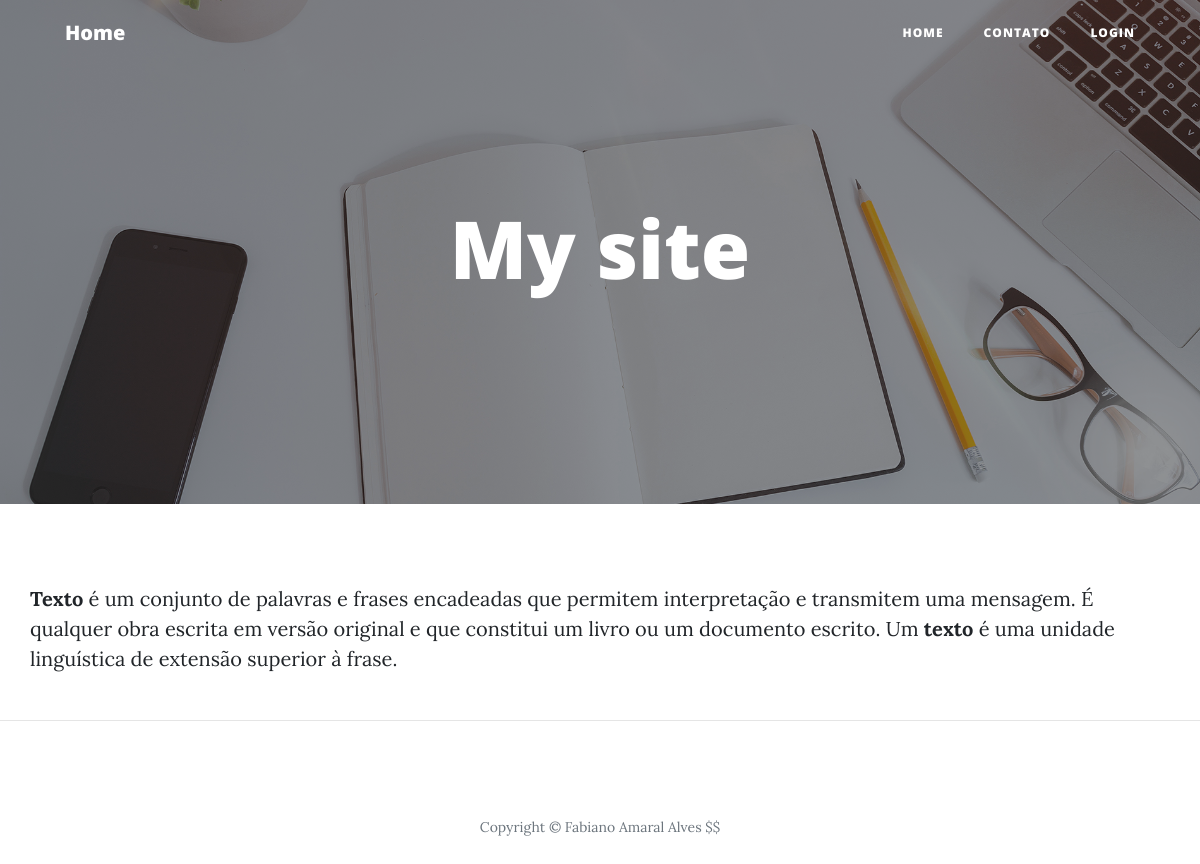
Page /post/my-site/ on the committed database.
### blog/models.py (models this page shows, shortened)
class Post(models.Model):
    STATUS = (
        ('draft', 'Draft'),
        ('published', 'Published'),
    )
    title = models.CharField(verbose_name="Titulo", max_length=250)
    slug = models.SlugField(max_length=250)
    author = models.ForeignKey(User, on_delete=models.CASCADE)
    category = models.ManyToManyField(Category, related_name="get_posts")
    image = models.ImageField(upload_to="blog", blank=True, null=True)
    content = RichTextField(verbose_name="Conteudo")
    published = models.DateTimeField(default=timezone.now)
    created = models.DateTimeField(auto_now_add=True)
    changed = models.DateTimeField(auto_now=True)
    status = models.CharField(max_length=10, choices=STATUS, default='draft')
    objects = models.Manager()
    published1 = PublishedManager()
    class Meta:
        ordering = ('-published',)

### blog/views.py (the view)
# urls.py: path('post/<slug:slug>/', views.BlogDetailView.as_view(), name='post_detail'),
class BlogDetailView(DetailView):
    model = Post
    template_name = 'blog/post_detail.html'

### social/processors.py (called while the page is built)
def ctx_social(request):
    ctx_dict = {}
    links = Link.objects.all()
    for link in links:
        ctx_dict[link.key_social] = link.url
    return ctx_dict

### blog/templates/blog/post_detail.html (shortened to what this page needs)
{% extends 'base.html' %}
{% load static %}
{% block header %}
{% if object.image %}
<header class="masthead" style="background-image: url({{ object.image.url }})">
{% else %}
<header class="masthead" style="background-image: url({% static 'img/home-bg.jpg' %})">
{% endif %}
    <div class="overlay"></div>
    <div class="container">
      <div class="row">
        <div class="col-lg-8 col-md-10 mx-auto">
          <div class="site-heading">
            <h1>{{ object.title }}</h1>
          </div>
        </div>
      </div>
    </div>
</header>
{% endblock header %}
{% block content %}
        <div class="post-entry">
            <p>{{ object.content|safe }} </p>
        </div>
{% endblock content %}

### rows in the picture
Post: title "My site", content "Texto é um conjunto de palavras e frases encadeadas que permitem interpretação e transmitem uma mensagem. É qualquer obra escrita em versão original e que constitui um livro ou um documento escrito. Um texto é uma unidade linguística de extensão superior à frase."
